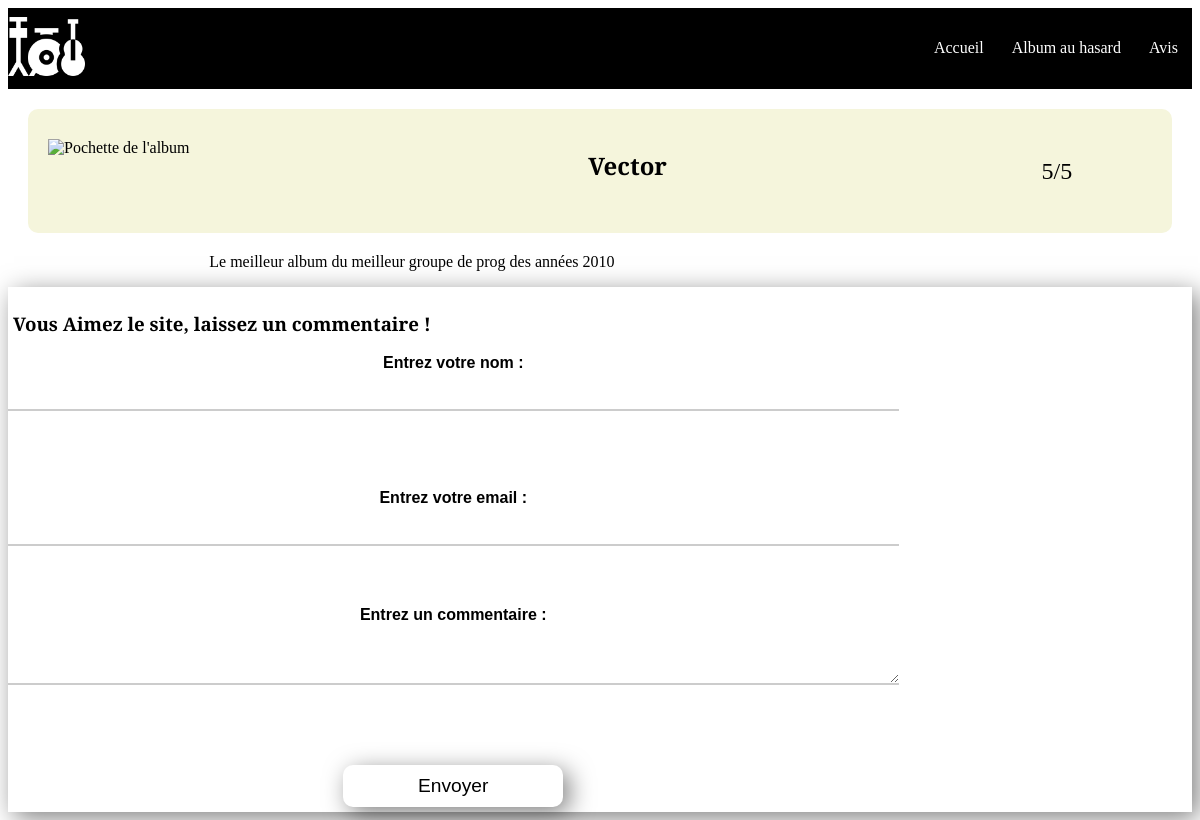
The app's page /details.php?id=3, older data.
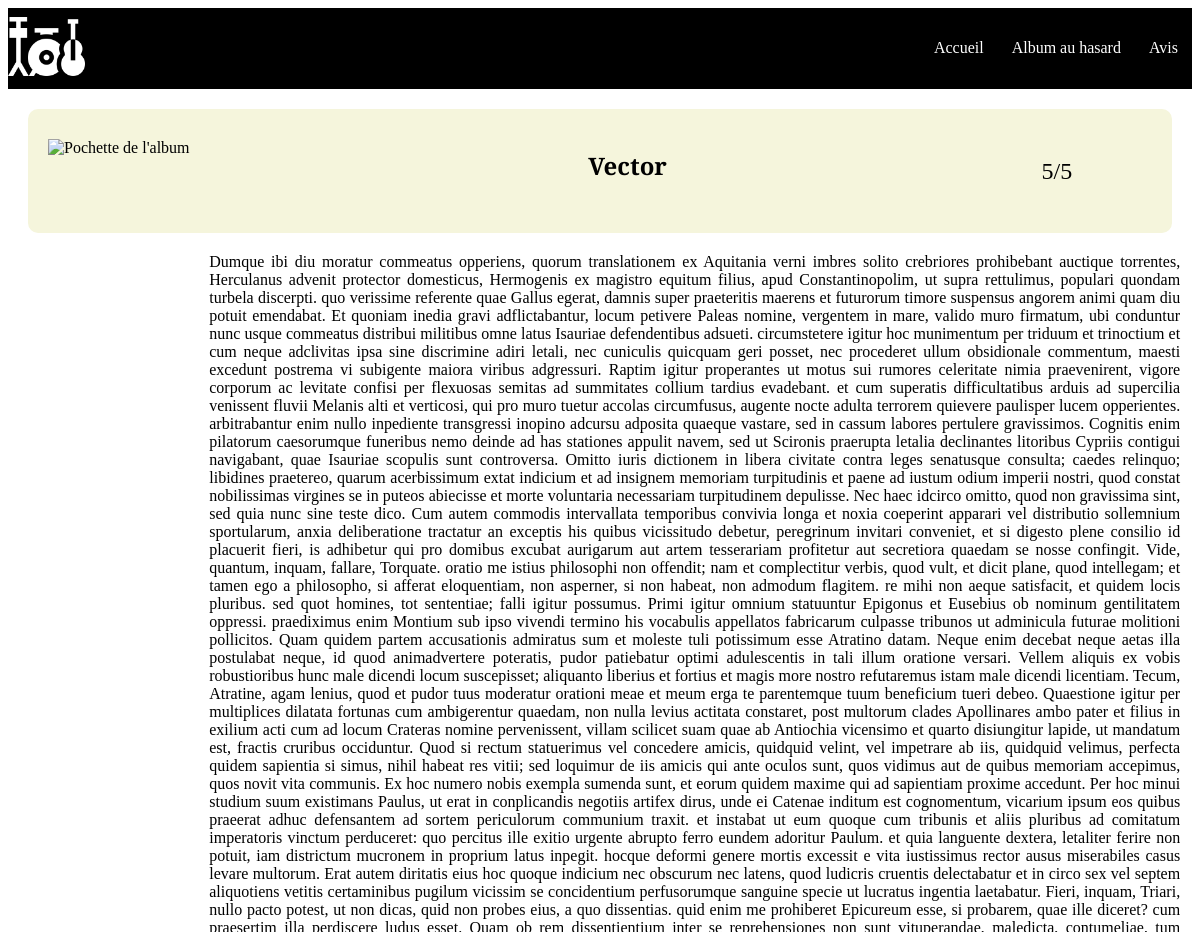
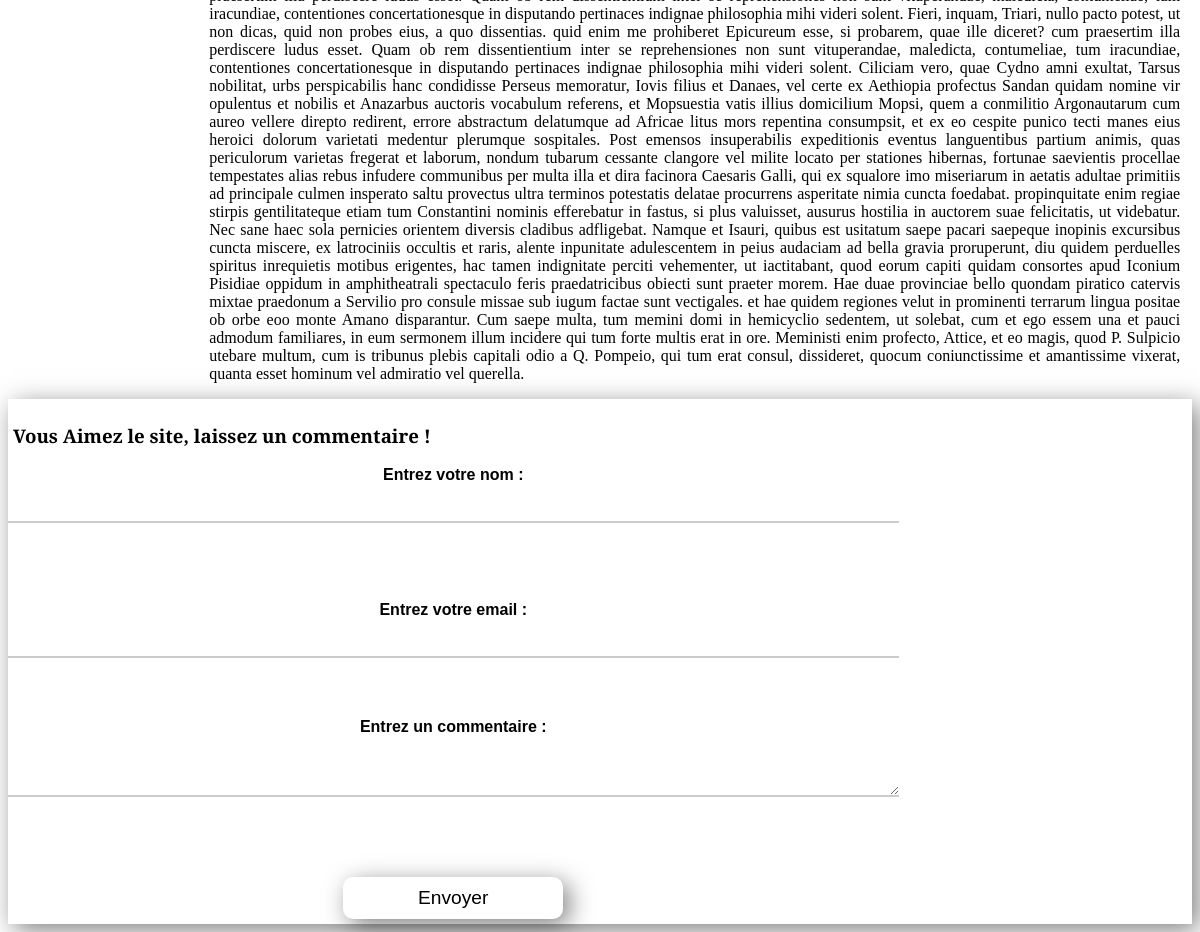
The same page, newer data (2 pictures, top to bottom).
### tables this page shows
CREATE TABLE albums (
					id INTEGER PRIMARY KEY AUTOINCREMENT,
					title VARCHAR(255) NOT NULL,
					descript VARCHAR NOT NULL,
					artist VARCHAR NOT NULL,
					ranking INTEGER NOT NULL,
					uri VARCHAR
				);

### assets/php/models/Database.php (called while the page is built, shortened)
<?php
require_once 'Album.php';
class Database {
	private $pdo;
	function __construct($path) {
		$this->pdo = $this->connect($path);
	}
	function connect($path) {
		if($this->pdo==null) {
				$this->pdo = new PDO('sqlite:'. $path .'database.db');
				$this->pdo->setAttribute(PDO::ATTR_ERRMODE, PDO::ERRMODE_EXCEPTION);
				$this->pdo->query('CREATE TABLE IF NOT EXISTS albums (
					id INTEGER PRIMARY KEY AUTOINCREMENT,
					title VARCHAR(255) NOT NULL,
					descript VARCHAR NOT NULL,
					artist VARCHAR NOT NULL,
					ranking INTEGER NOT NULL,
					uri VARCHAR
				)');
				$this->pdo->query('CREATE TABLE IF NOT EXISTS comments (
					id INTEGER PRIMARY KEY AUTOINCREMENT,
					email VARCHAR,
					user VARCHAR(255) NOT NULL,
					comment VARCHAR NOT NULL
				)');
				$this->initDatabase();
		}
		return $this->pdo;
	}
	public function getAlbums() {
		$stmt = $this->pdo->query('SELECT * FROM albums');
		$albums = [];
		while ($row = $stmt->fetch(PDO::FETCH_ASSOC)) {
			$album = new Album($row['title'], $row['artist'], $row['descript'], $row['ranking'], $row['uri']);
			$album->setId($row['id']);
			$albums[] = $album;
		}
		return $albums;
	}
	public function getAlbumById($id) {
		$albums = $this->getAlbums();
		$return = null;
		foreach ($albums as $album) {
			if ($album->getId() == $id) {
				$return = $album;
			}
		}
		return $return;
	}
	private function initDatabase() {
        $stmt = $this->pdo->query('SELECT COUNT(*) FROM albums');
        $count = $stmt->fetchColumn();
    }
}

### assets/php/models/Album.php (called while the page is built, shortened)
<?php
class Album {
	private $_id = NULL;
	private $_title;
	private $_description;
	private $_rank;
	private $_uri;
	function __construct($title, $artist, $description, $rank, $uri) {
		$this->_title = $title;
		$this->_description = $description;
		$this->_rank = $rank;
		$this->_uri = $uri;
	}
	public function getId(): ?int {
        return $this->_id;
    }
    public function getTitle(): ?string {
        return $this->_title;
    }
    public function getDescription(): ?string {
        return $this->_description;
    }
    public function getRank(): ?int {
        return $this->_rank;
    }
    public function getUri(): ?string {
        return $this->_uri;
    }
    public function setId(?int $id): void {
        $this->_id = $id;
    }
}

### details.php (the view, shortened to what this page needs)
<!DOCTYPE html>
<html>
    <head>
        <link rel="stylesheet" href="assets/css/style.css">
    </head>
    <body>
        <?php
            include 'assets/php/header.php';
            require_once 'assets/php/models/Database.php';
            $db = new Database('assets/php/db/');
            $id_int = -1;
            if (isset($_GET['id'])) {
                $id = $_GET['id'];
                $id_int = intval($id);
            }
            $album = $db->getAlbumById($id_int);
        ?>
        <section>
            <article>
                <img src=<?php echo $album->getUri(); ?> alt="Pochette de l'album">
                <h2 id=><?php echo $album->getTitle(); ?></h1><br/>
                <p><?php echo $album->getRank(); ?>/5</p>
            </article>
            <p id="description_album"><?php echo $album->getDescription(); ?></p>
        </section>
        <?php include 'assets/php/footer.php'?>
    </body>
</html>

Row changes from the older to the newer data that the page shows:
changed albums "Vector": descript "Le meilleur album du meilleur groupe de prog des années 2010" → "Dumque ibi diu moratur commeatus opperiens, quorum translationem ex Aquitania verni imbres solito crebriores prohibebant auctique torrentes, Herculanus advenit protector domesticus, Hermogenis ex magistro equitum filius, apud Constantinopolim, ut supra rettulimus, populari quondam turbela discerpti. quo verissime referente quae Gallus egerat, damnis super praeteritis maerens et futurorum timore suspensus angorem animi quam diu potuit emendabat. Et quoniam inedia gravi adflictabantur, locum petivere Paleas nomine, vergentem in mare, valido muro firmatum, ubi conduntur nunc usque commeatus distribui militibus omne latus Isauriae defendentibus adsueti. circumstetere igitur hoc munimentum per…"
